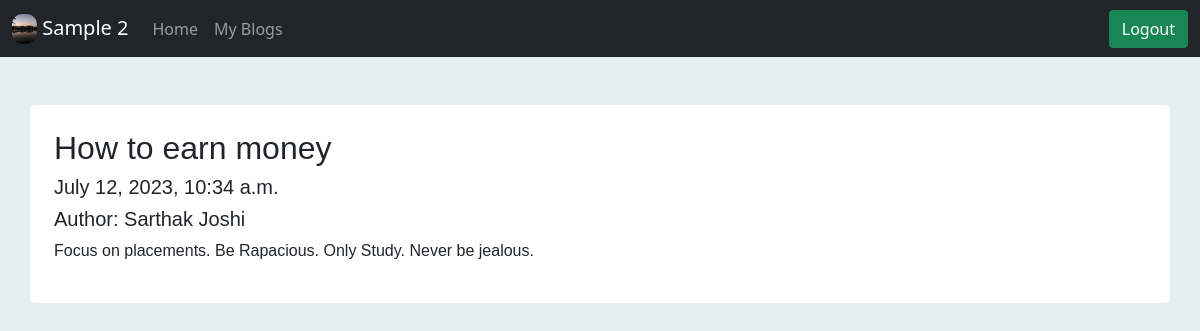
/posts/7 (signed in), run on the app's committed database.
### blog/models.py (models this page shows, shortened)
class Author(models.Model):
    user = models.OneToOneField(User,on_delete=models.CASCADE,null=True)
    name = models.CharField(max_length=100)
    image = models.ImageField(upload_to='authors', null=True)

class Post(models.Model):
    author = models.ForeignKey(Author,on_delete=models.CASCADE,null=True)
    title = models.CharField(max_length=100)
    body = models.CharField(max_length=1000)
    created_at = models.DateTimeField(default=dt.now, blank=True)

### blog/views.py (the view)
# urls.py: path('posts/<str:pk>',views.post_page,name='post_page'),
def post_page(request,pk):
    post = Post.objects.get(id=pk)
    if request.user.is_authenticated:
        author = Author.objects.filter(user=request.user)
        return render(request,'post.html',{'post':post, 'author':author[0]})
    return render(request,'post.html',{'post':post,'author':None})

### templates/post.html (shortened to what this page needs)
{% extends 'base.html' %}
{% block content %}
<div class="container mt-5 p-4 " style='border-radius: 5px;font-family: Arial;background-color:white;'>
      <h2>{{post.title}}</h2>
      <h5>{{post.created_at}}</h5>
      <h5>Author: {{post.author.name}}</h5>
      <p>{{post.body}}</p>
  </div>
{% endblock content %}

### templates/base.html (shortened to what this page needs)
{% load static %}
<!DOCTYPE html>
<html lang="en">
<head>
    <link href="https://cdn.jsdelivr.net/npm/bootstrap@5.0.2/dist/css/bootstrap.min.css" rel="stylesheet">
</head>
<body>
    <nav class="navbar navbar-expand-lg navbar-dark bg-dark">
        <div class="container-fluid">
          {% if request.user.is_authenticated %}
              <a class="navbar-brand" href="author/{{author.id}}">
                <img src="{{author.image.url}}" alt="" width="25" height="30" class="d-inline-block align-text-top" style="border-radius: 10px;">
                {{request.user.first_name}} {{request.user.last_name}}
              </a>
          {% else %}
              <a class="navbar-brand" href="/">Bloggers.com</a>
          {% endif %}
          <div class="collapse navbar-collapse" id="navbarSupportedContent">
            <ul class="navbar-nav me-auto mb-2 mb-lg-0">
              <li class="nav-item">
                <a class="nav-link" aria-current="page" href={% url "home" %}>Home</a>
              </li>
              <li class="nav-item">
                {% if request.user.is_authenticated %}
                <a class="nav-link" href={% url 'my_blogs' %}>My Blogs</a>
                {% else %}
                <a class="nav-link" href={% url 'login_page' %}>Write a Blog</a>
                {% endif %}
              </li>
            </ul>
            <button class="btn btn-success" type="submit">
                {% if request.user.is_authenticated %}
                <a href={% url 'logout_page'%} style="text-decoration:none;color:white;">Logout</a>
                {% else %}
                <a href={% url 'login_page'%} style="text-decoration:none;color:white;">Login</a>
                {% endif %}
              </button>
          </div>
        </div>
      </nav>
  {% block content %}
  {% endblock content %}
</body>
</html>

### templates/base.html (style rules this page uses)
body { background-color:rgb(227, 239, 239); margin: 0px; padding: 0px; }

### data on the page
Author: image (picture)
Post: title "How to earn money", created_at "July 12, 2023, 10:34 a.m.", author.name "Sarthak Joshi", body "Focus on placements. Be Rapacious. Only Study. Never be jealous."

### other printed values
{{ request.user.first_name }} "Sample"
{{ request.user.last_name }} "2"
